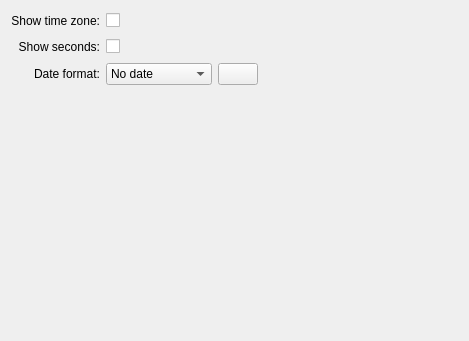
<?xml version="1.0" encoding="UTF-8"?>
<ui version="4.0">
 <class>clockConfig</class>
 <widget class="QWidget" name="clockConfig">
  <property name="geometry">
   <rect>
    <x>0</x>
    <y>0</y>
    <width>469</width>
    <height>341</height>
   </rect>
  </property>
  <layout class="QGridLayout" name="gridLayout" rowstretch="0,0,0,0,0,0,0">
   <property name="bottomMargin">
    <number>0</number>
   </property>
   <item row="2" column="0">
    <widget class="QLabel" name="label_4">
     <property name="text">
      <string>Show time zone:</string>
     </property>
     <property name="alignment">
      <set>Qt::AlignRight|Qt::AlignTrailing|Qt::AlignVCenter</set>
     </property>
     <property name="buddy">
      <cstring>showTimeZone</cstring>
     </property>
    </widget>
   </item>
   <item row="2" column="1">
    <layout class="QHBoxLayout" name="horizontalLayout_3">
     <item>
      <widget class="QCheckBox" name="showTimeZone">
       <property name="toolTip">
        <string>Display the time zone name</string>
       </property>
       <property name="whatsThis">
        <string>Display the time zone name under the time.</string>
       </property>
       <property name="text">
        <string/>
       </property>
      </widget>
     </item>
     <item>
      <spacer name="horizontalSpacer_4">
       <property name="orientation">
        <enum>Qt::Horizontal</enum>
       </property>
       <property name="sizeHint" stdset="0">
        <size>
         <width>40</width>
         <height>20</height>
        </size>
       </property>
      </spacer>
     </item>
    </layout>
   </item>
   <item row="3" column="0">
    <widget class="QLabel" name="label_5">
     <property name="text">
      <string>Show seconds:</string>
     </property>
     <property name="alignment">
      <set>Qt::AlignRight|Qt::AlignTrailing|Qt::AlignVCenter</set>
     </property>
     <property name="buddy">
      <cstring>kcfg_showSeconds</cstring>
     </property>
    </widget>
   </item>
   <item row="3" column="1">
    <layout class="QHBoxLayout" name="horizontalLayout_4">
     <item>
      <widget class="QCheckBox" name="kcfg_showSeconds">
       <property name="toolTip">
        <string>Show the seconds</string>
       </property>
       <property name="whatsThis">
        <string>Check this if you want to show the seconds.</string>
       </property>
       <property name="text">
        <string/>
       </property>
      </widget>
     </item>
     <item>
      <spacer name="horizontalSpacer_5">
       <property name="orientation">
        <enum>Qt::Horizontal</enum>
       </property>
       <property name="sizeHint" stdset="0">
        <size>
         <width>40</width>
         <height>20</height>
        </size>
       </property>
      </spacer>
     </item>
    </layout>
   </item>
   <item row="4" column="0">
    <widget class="QLabel" name="label_3">
     <property name="text">
      <string>Date format:</string>
     </property>
     <property name="alignment">
      <set>Qt::AlignRight|Qt::AlignTrailing|Qt::AlignVCenter</set>
     </property>
    </widget>
   </item>
   <item row="6" column="1">
    <spacer>
     <property name="orientation">
      <enum>Qt::Vertical</enum>
     </property>
     <property name="sizeType">
      <enum>QSizePolicy::MinimumExpanding</enum>
     </property>
     <property name="sizeHint" stdset="0">
      <size>
       <width>20</width>
       <height>2</height>
      </size>
     </property>
    </spacer>
   </item>
   <item row="4" column="1">
    <layout class="QHBoxLayout" name="horizontalLayout_5">
     <item>
      <widget class="KComboBox" name="kcfg_dateStyle">
       <property name="sizePolicy">
        <sizepolicy hsizetype="Preferred" vsizetype="Fixed">
         <horstretch>0</horstretch>
         <verstretch>0</verstretch>
        </sizepolicy>
       </property>
       <item>
        <property name="text">
         <string>No date</string>
        </property>
       </item>
       <item>
        <property name="text">
         <string>Compact date</string>
        </property>
       </item>
       <item>
        <property name="text">
         <string>Short date</string>
        </property>
       </item>
       <item>
        <property name="text">
         <string>Long date</string>
        </property>
       </item>
       <item>
        <property name="text">
         <string>ISO date</string>
        </property>
       </item>
      </widget>
     </item>
     <item>
      <widget class="QPushButton" name="configureDateFormats">
       <property name="sizePolicy">
        <sizepolicy hsizetype="Minimum" vsizetype="Fixed">
         <horstretch>0</horstretch>
         <verstretch>0</verstretch>
        </sizepolicy>
       </property>
       <property name="text">
        <string/>
       </property>
      </widget>
     </item>
     <item>
      <spacer name="horizontalSpacer_7">
       <property name="orientation">
        <enum>Qt::Horizontal</enum>
       </property>
       <property name="sizeType">
        <enum>QSizePolicy::MinimumExpanding</enum>
       </property>
       <property name="sizeHint" stdset="0">
        <size>
         <width>0</width>
         <height>20</height>
        </size>
       </property>
      </spacer>
     </item>
    </layout>
   </item>
   <item row="5" column="1">
    <layout class="QHBoxLayout" name="horizontalLayout_7">
     <item>
      <spacer name="horizontalSpacer">
       <property name="orientation">
        <enum>Qt::Horizontal</enum>
       </property>
       <property name="sizeHint" stdset="0">
        <size>
         <width>40</width>
         <height>20</height>
        </size>
       </property>
      </spacer>
     </item>
    </layout>
   </item>
  </layout>
 </widget>
 <customwidgets>
  <customwidget>
   <class>KComboBox</class>
   <extends>QComboBox</extends>
   <header>kcombobox.h</header>
  </customwidget>
 </customwidgets>
 <resources/>
 <connections/>
</ui>
